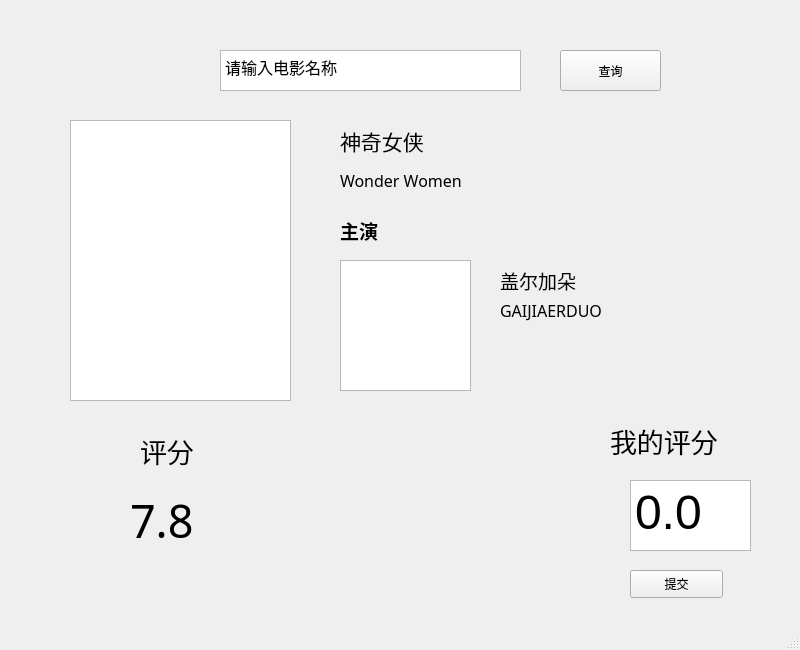
<?xml version="1.0" encoding="UTF-8"?>
<ui version="4.0">
 <class>MainWindow</class>
 <widget class="QMainWindow" name="MainWindow">
  <property name="geometry">
   <rect>
    <x>0</x>
    <y>0</y>
    <width>800</width>
    <height>650</height>
   </rect>
  </property>
  <property name="windowTitle">
   <string>MainWindow</string>
  </property>
  <widget class="QWidget" name="centralwidget">
   <widget class="QTextEdit" name="textEdit">
    <property name="geometry">
     <rect>
      <x>220</x>
      <y>50</y>
      <width>301</width>
      <height>41</height>
     </rect>
    </property>
    <property name="font">
     <font>
      <family>Adobe Devanagari</family>
      <pointsize>12</pointsize>
     </font>
    </property>
    <property name="html">
     <string>&lt;!DOCTYPE HTML PUBLIC &quot;-//W3C//DTD HTML 4.0//EN&quot; &quot;http://www.w3.org/TR/REC-html40/strict.dtd&quot;&gt;
&lt;html&gt;&lt;head&gt;&lt;meta name=&quot;qrichtext&quot; content=&quot;1&quot; /&gt;&lt;style type=&quot;text/css&quot;&gt;
p, li { white-space: pre-wrap; }
&lt;/style&gt;&lt;/head&gt;&lt;body style=&quot; font-family:'Adobe Devanagari'; font-size:12pt; font-weight:400; font-style:normal;&quot;&gt;
&lt;p style=&quot; margin-top:0px; margin-bottom:0px; margin-left:0px; margin-right:0px; -qt-block-indent:0; text-indent:0px;&quot;&gt;&lt;span style=&quot; font-family:'SimSun';&quot;&gt;请输入电影名称&lt;/span&gt;&lt;/p&gt;&lt;/body&gt;&lt;/html&gt;</string>
    </property>
   </widget>
   <widget class="QPushButton" name="pushButton">
    <property name="geometry">
     <rect>
      <x>560</x>
      <y>50</y>
      <width>101</width>
      <height>41</height>
     </rect>
    </property>
    <property name="text">
     <string>查询</string>
    </property>
   </widget>
   <widget class="QGraphicsView" name="graphicsView">
    <property name="geometry">
     <rect>
      <x>70</x>
      <y>120</y>
      <width>221</width>
      <height>281</height>
     </rect>
    </property>
   </widget>
   <widget class="QLabel" name="label">
    <property name="geometry">
     <rect>
      <x>340</x>
      <y>120</y>
      <width>371</width>
      <height>41</height>
     </rect>
    </property>
    <property name="font">
     <font>
      <family>Adobe Devanagari</family>
      <pointsize>16</pointsize>
     </font>
    </property>
    <property name="text">
     <string>神奇女侠</string>
    </property>
   </widget>
   <widget class="QLabel" name="label_2">
    <property name="geometry">
     <rect>
      <x>340</x>
      <y>160</y>
      <width>351</width>
      <height>41</height>
     </rect>
    </property>
    <property name="font">
     <font>
      <family>Adobe Devanagari</family>
      <pointsize>12</pointsize>
     </font>
    </property>
    <property name="text">
     <string>Wonder Women</string>
    </property>
   </widget>
   <widget class="QLabel" name="label_3">
    <property name="geometry">
     <rect>
      <x>340</x>
      <y>210</y>
      <width>71</width>
      <height>41</height>
     </rect>
    </property>
    <property name="font">
     <font>
      <family>微软雅黑</family>
      <pointsize>14</pointsize>
      <weight>75</weight>
      <bold>true</bold>
     </font>
    </property>
    <property name="text">
     <string>主演</string>
    </property>
   </widget>
   <widget class="QLabel" name="label_4">
    <property name="geometry">
     <rect>
      <x>500</x>
      <y>260</y>
      <width>231</width>
      <height>41</height>
     </rect>
    </property>
    <property name="font">
     <font>
      <family>Adobe Devanagari</family>
      <pointsize>14</pointsize>
     </font>
    </property>
    <property name="text">
     <string>盖尔加朵</string>
    </property>
   </widget>
   <widget class="QLabel" name="label_5">
    <property name="geometry">
     <rect>
      <x>130</x>
      <y>480</y>
      <width>81</width>
      <height>81</height>
     </rect>
    </property>
    <property name="font">
     <font>
      <family>微软雅黑</family>
      <pointsize>34</pointsize>
     </font>
    </property>
    <property name="text">
     <string>7.8</string>
    </property>
   </widget>
   <widget class="QLabel" name="label_6">
    <property name="geometry">
     <rect>
      <x>140</x>
      <y>430</y>
      <width>71</width>
      <height>41</height>
     </rect>
    </property>
    <property name="font">
     <font>
      <family>微软雅黑</family>
      <pointsize>20</pointsize>
     </font>
    </property>
    <property name="text">
     <string>评分</string>
    </property>
   </widget>
   <widget class="QGraphicsView" name="graphicsView_2">
    <property name="geometry">
     <rect>
      <x>340</x>
      <y>260</y>
      <width>131</width>
      <height>131</height>
     </rect>
    </property>
   </widget>
   <widget class="QLabel" name="label_7">
    <property name="geometry">
     <rect>
      <x>610</x>
      <y>420</y>
      <width>131</width>
      <height>41</height>
     </rect>
    </property>
    <property name="font">
     <font>
      <family>微软雅黑</family>
      <pointsize>20</pointsize>
     </font>
    </property>
    <property name="text">
     <string>我的评分</string>
    </property>
   </widget>
   <widget class="QPushButton" name="pushButton_2">
    <property name="geometry">
     <rect>
      <x>630</x>
      <y>570</y>
      <width>93</width>
      <height>28</height>
     </rect>
    </property>
    <property name="text">
     <string>提交</string>
    </property>
   </widget>
   <widget class="QTextEdit" name="textEdit_2">
    <property name="geometry">
     <rect>
      <x>630</x>
      <y>480</y>
      <width>121</width>
      <height>71</height>
     </rect>
    </property>
    <property name="html">
     <string>&lt;!DOCTYPE HTML PUBLIC &quot;-//W3C//DTD HTML 4.0//EN&quot; &quot;http://www.w3.org/TR/REC-html40/strict.dtd&quot;&gt;
&lt;html&gt;&lt;head&gt;&lt;meta name=&quot;qrichtext&quot; content=&quot;1&quot; /&gt;&lt;style type=&quot;text/css&quot;&gt;
p, li { white-space: pre-wrap; }
&lt;/style&gt;&lt;/head&gt;&lt;body style=&quot; font-family:'SimSun'; font-size:9pt; font-weight:400; font-style:normal;&quot;&gt;
&lt;p style=&quot; margin-top:0px; margin-bottom:0px; margin-left:0px; margin-right:0px; -qt-block-indent:0; text-indent:0px;&quot;&gt;&lt;span style=&quot; font-size:36pt;&quot;&gt;0.0&lt;/span&gt;&lt;/p&gt;&lt;/body&gt;&lt;/html&gt;</string>
    </property>
   </widget>
   <widget class="QLabel" name="label_8">
    <property name="geometry">
     <rect>
      <x>500</x>
      <y>290</y>
      <width>231</width>
      <height>41</height>
     </rect>
    </property>
    <property name="font">
     <font>
      <family>Adobe Devanagari</family>
      <pointsize>12</pointsize>
     </font>
    </property>
    <property name="text">
     <string>GAIJIAERDUO</string>
    </property>
   </widget>
  </widget>
  <widget class="QMenuBar" name="menubar">
   <property name="geometry">
    <rect>
     <x>0</x>
     <y>0</y>
     <width>800</width>
     <height>26</height>
    </rect>
   </property>
  </widget>
  <widget class="QStatusBar" name="statusbar"/>
 </widget>
 <resources/>
 <connections/>
</ui>
